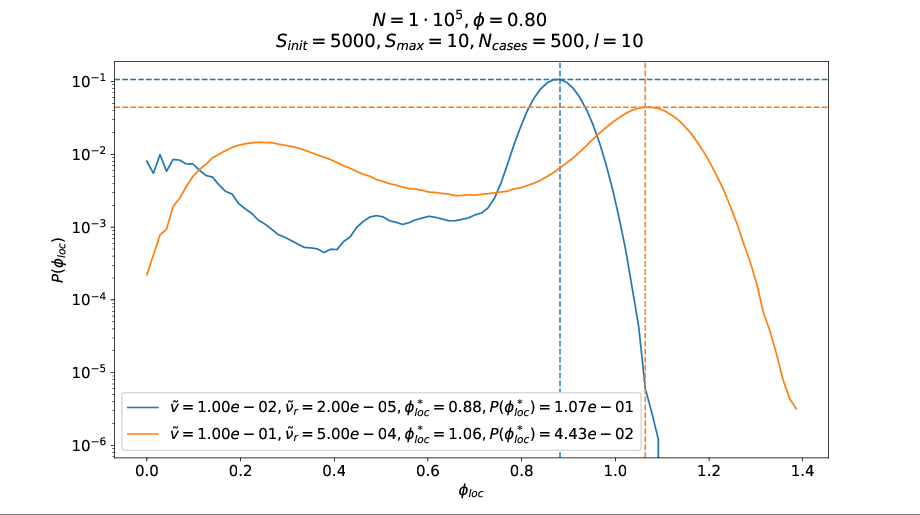

Here is the Python script that generated this plot:
"""
This script plots local packing fraction distributions at (phi = 0.80, vzero =
1e-2, dr = 2e-5) and (phi = 0.80, vzero = 1e-1, dr = 5e-4). (see
https://yketa.github.io/UBC_2018_Wiki/#Strain%20correlations%20at%20high%20activity)

File varN_Vj1000_Rg2000.pickle contains a list of densities at (phi = 0.80,
vzero = 1e-2, dr = 2e-5) and file varN_Vk1000_Rh5000.pickle contains a list of
densities at (phi = 0.80, vzero = 1e-1, dr = 5e-4).

Execution of this script requires the active_particles package (see
https://github.com/yketa/active_particles).
"""

import os

import pickle

import numpy as np

from active_particles.init import set_env
set_env('SHOW', True)

from active_particles.analysis.varn import histogram, Plot

import matplotlib as mpl
import matplotlib.pyplot as plt
from matplotlib.lines import Line2D

if __name__ == '__main__':

    # VARIABLES

    Nbins = 100     # number of bins for the histogram
    phimax = 1.4    # maximum local density for histogram

    # PLOT

    mpl.rcParams.update({'font.size': 15})

    plot = Plot(suptitle=False)

    with open(
        os.path.join(os.path.dirname(os.path.realpath(__file__)),
            'varN_Vj1000_Rg2000.pickle'),
        'rb') as varN_file:
        densities_Vj1000_Rg2000 = pickle.load(varN_file)
    bins_Vj1000_Rg2000, hist_Vj1000_Rg2000 = histogram(
        densities_Vj1000_Rg2000, Nbins, phimax)
    philocmax_Vj1000_Rg2000, Pphilocmax_Vj1000_Rg2000 = (
        bins_Vj1000_Rg2000[np.argmax(hist_Vj1000_Rg2000)],
        np.max(hist_Vj1000_Rg2000))
    line_Vj1000_Rg2000 = plot.add_hist(
        bins_Vj1000_Rg2000, hist_Vj1000_Rg2000, peak=True)

    with open(
        os.path.join(os.path.dirname(os.path.realpath(__file__)),
            'varN_Vk1000_Rh5000.pickle'),
        'rb') as varN_file:
        densities_Vk1000_Rh5000 = pickle.load(varN_file)
    bins_Vk1000_Rh5000, hist_Vk1000_Rh5000 = histogram(
        densities_Vk1000_Rh5000, Nbins, phimax)
    philocmax_Vk1000_Rh5000, Pphilocmax_Vk1000_Rh5000 = (
        bins_Vk1000_Rh5000[np.argmax(hist_Vk1000_Rh5000)],
        np.max(hist_Vk1000_Rh5000))
    line_Vk1000_Rh5000 = plot.add_hist(
        bins_Vk1000_Rh5000, hist_Vk1000_Rh5000, peak=True)

    plot.ax.add_artist(plt.legend(handles=[
        Line2D([0], [0], color=line_Vj1000_Rg2000.get_color(),
            label=r'$\tilde{v} = %.2e, \tilde{\nu}_r = %.2e,$' % (1e-2, 2e-5)
            + r'$\phi_{loc}^* = %1.2f, P(\phi_{loc}^*) = %.2e$'
            % (philocmax_Vj1000_Rg2000, Pphilocmax_Vj1000_Rg2000)),
        Line2D([0], [0], color=line_Vk1000_Rh5000.get_color(),
            label=r'$\tilde{v} = %.2e, \tilde{\nu}_r = %.2e,$' % (1e-1, 5e-4)
            + r'$\phi_{loc}^* = %1.2f, P(\phi_{loc}^*) = %.2e$'
            % (philocmax_Vk1000_Rh5000, Pphilocmax_Vk1000_Rh5000))]))

    plot.fig.suptitle(r'$N = 1\cdot10^5, \phi = 0.80$' + '\n'
        + r'$S_{init}=%d, S_{max}=%d, N_{cases}=%d, l=%d$'
        % (5000, 10, 500, 10))

    plt.show()
